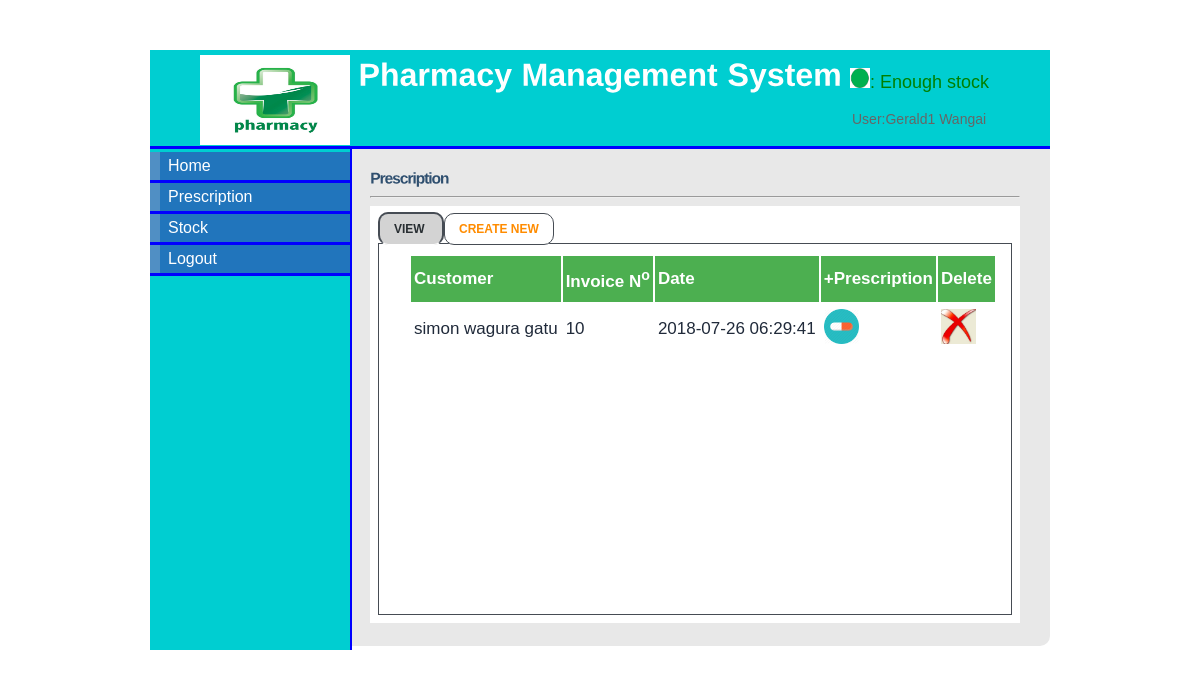
Screenshot of /prescription.php (signed in) with the database file from the repository.
### tables this page shows
CREATE TABLE `prescription` (
  `id` int(5) NOT NULL,
  `prescription_id` varchar(255) NOT NULL,
  `customer_id` int(11) NOT NULL,
  `customer_name` varchar(255) NOT NULL,
  `invoice_id` varchar(255) NOT NULL,
  `phone` varchar(12) NOT NULL,
  `date` timestamp NOT NULL DEFAULT CURRENT_TIMESTAMP
);

### prescription.php (the view, shortened to what this page needs)
<?php
if(isset($_SESSION['username'])){
$fname=$_SESSION['first_name'];
$lname=$_SESSION['last_name'];
}else{
header("location:http://".$_SERVER['HTTP_HOST'].dirname($_SERVER['PHP_SELF'])."/index.php");
exit();
}
?>
<!DOCTYPE html>
<html>
<head>
<link rel="stylesheet" type="text/css" href="style/form.css">
<link rel="stylesheet" type="text/css" href="style/mystyle.css">
<link rel="stylesheet" href="style/style.css" type="text/css" media="screen" />
<link rel="stylesheet" href="style/table1.css" type="text/css" media="screen" />
	<link rel="stylesheet" type="text/css" href="style/dashboard_styles.css"  media="screen" />
</head>
<body>
<div id="content">
<div id="header">
<h1><a href="#"><img src="images/hd_logo.jpg" class="img"></a> Pharmacy Management System</h1>
    <?php
	include('connect_db.php');
	$qury=mysqli_query($conn, "SELECT * from stock where status='low'") or die(mysqli_error());
	$ros=mysqli_num_rows($qury);
	if($ros>0){
		?>
	 <p class="dd"><img src="images/red.png" class="imgc">: Low stock</p>
	<?php
	}else{
		?>
	<p class="ddc"><img src="images/green.png" class="imgc">: Enough stock</p>
	<?php
	}
	?>
	   <p class="user">User:<?php echo $fname." ".$lname; ?></p> </div>
<div id="left_column">
<div id="button">
		<ul>
			<li><a href="pharmacist.php">Home</a></li>
			<li><a href="prescription.php">Prescription</a></li>
			<li><a href="stock_pharmacist.php">Stock</a></li>
			<li><a href="logout.php">Logout</a></li>
		</ul>
</div>
</div>
<div id="main">
<div id="tabbed_box" class="tabbed_box">
    <h4>Prescription</h4>
<hr/>
    <div class="tabbed_area">
        <ul class="tabs">
            <li><a href="javascript:tabSwitch('tab_1', 'content_1');" id="tab_1" class="active">View </a></li>
            <li><a href="javascript:tabSwitch('tab_2', 'content_2');" id="tab_2">Create New</a></li>
        </ul>
        <div id="content_1" class="content">
			<form action="" method="get">
		<?php echo $message1;
        include_once('connect_db.php');
       $result = mysqli_query($conn, "SELECT DISTINCT * FROM prescription")or die(mysqli_error());
        echo "<table border='0' cellpadding='3'align='center'>";
        echo "<tr> <thead><th>Customer</th> <th>Invoice N<sup>o</sup></th><th>Date </th><th>+Prescription</th><th>Delete</th></thead></tr>";
        while($row = mysqli_fetch_array( $result )) {
                echo "<tr>";
                echo '<td>' . $row['customer_name'] . '</td>';
				echo '<td>' . $row['invoice_id'] . '</td>';
				echo '<td>' . $row['date'] . '</td>';
				?>
				<td><a href="morepre.php?id=<?php echo $row['customer_id']?>">
				<img src="images/icon.png" width="35" height="35" border="0" /></a></td>
				<td><a href="delete_prescription.php?id=<?php echo $row['invoice_id']?>">
				<img src="images/delete-icon.jpg" width="35" height="35" border="0" /></a></td>
				<?php
		 }
        echo "</table>";
?> </form>
        </div>
    </div>
</div>
</div>
</div>
</body>
</html>

### style/form.css (style rules this page uses)
.user { margin-left: 680px; }

### style/mystyle.css (style rules this page uses)
body { margin-top: 50px; padding-top: 0px; }
#content { margin-left: auto; margin-right: auto; background: #E8E8E8; width: 900px; height: auto; font-family: sans-serif; border-radius: 10px; }
#tab_1,#tab_2,#tab_3,#tab_4 { font-size: 12px; font-family: sans-serif; }
#header { width: 900px; height: 96px; background: #00CED1; border-bottom: solid 3px blue; }
#header h1 { margin: 0px; padding-top: 5px; margin-left: 50px; color: #fff; }
#header .img { float:left; height: 90px; width: 150px; }
#left_column { clear: all; float: left; width: 200px; height: 501px; background: #00CED1; border-right:solid 2px blue; }
#main { clear: all; width: 780px; height: 470px; background: #E8E8E8; }
.imgc { margin-top: -80px; margin-left: 500px; height: 20px; width: 20px; }
.ddc { margin-top: -20px; font-family: sans-serif; font-size: 18px; color:green; }
#button { width: 12.5em; padding: 0 0 1em 0; margin-top: 0.2em; margin-bottom: 1em; font-family: 'Trebuchet MS', 'Lucida Grande', Verdana, Arial, Sans-serif; background: #00CED1; color: #333; }
#button ul { list-style: none; margin: 0; padding: 0; border: none; }
#button li { border-bottom: 3px solid blue; margin: 0; list-style: none; list-style-image: none; }
#button li a { display: block; padding: 5px 5px 5px 0.5em; border-left: 10px solid #508fc4; border-right: 10px solid #2175bc; background-color: #2175bc; color: #fff; text-decoration: none; width: 100%; }
html>body #button li a { width: auto; }

### style/style.css (style rules this page uses)
#tabbed_box { margin: 0px auto 0px 220px; width: 650px; border-radius: 10px; }
.tabbed_box h4 { font-size: 15px; color:#2F4F6F; letter-spacing:-1px; margin-bottom:10px; }
.tabbed_area { border: 0px solid #494e52; background-color: #fff; padding: 8px; }
ul.tabs { margin: 0px; padding: 0px; margin-top: 5px; margin-bottom: 6px; }
ul.tabs li { list-style: none; display: inline; }
ul.tabs li a { background-color:#ffffff; color: darkorange; padding: 8px 14px 8px 14px; text-decoration: none; font-size: 6px; font-family: Verdana, Arial, Helvetica, sans-serif; font-weight: bold; text-transform: uppercase; border: 1px solid #464c54; border-radius: 10px; }
ul.tabs li a.active { background-color:lightgray ; color: #282e32; border: 2px solid #464c54; border-bottom: 1px solid #ffffff; }
.content { background-color: #ffffff; padding: 10px; border: 1px solid #464c54; }

### style/table1.css (style rules this page uses)
table { overflow-y:scroll; height:350px; display:block; margin-top:; background-color: ; font-family: sans-serif; font-size: 17px; color:#202a3a; margin-left: 20px; width: auto; }
th, td { text-align: left; }
th { background-color: #4CAF50; color: white; height: 40px; }

### style/dashboard_styles.css (style rules this page uses)
a, a:visited { color:#0063be; text-decoration: none; }
h1 a, h1 a:visited, h2 a, h2 a:visited, h3 a, h3 a:visited, h4 a, h4 a:visited, h5 a, h5 a:visited, h6 a, h6 a:visited { color: #444444; }
.user { display: block; padding-left: 22px; background: url(user.gif) left 50% no-repeat; font-size: 14px; color: #666666; font-weight: normal; }

### prescription.php (style rules this page uses)
#main { height: 477px; }

### rows the page displays
prescription: customer_name "simon wagura gatu", invoice "10", date "2018-07-26 06:29:41"

### other values shown
$fname "Gerald1"
$lname "Wangai"
